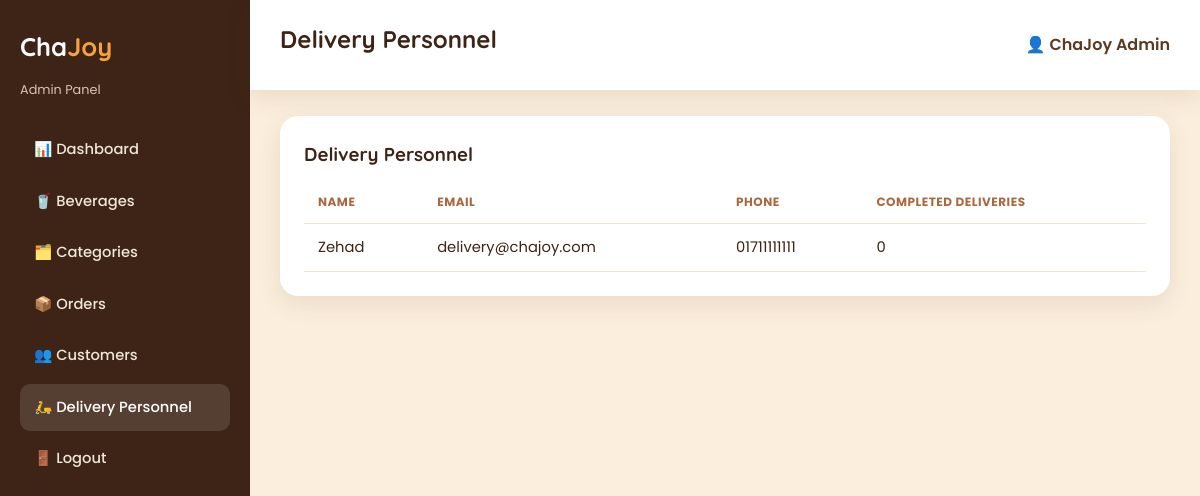
The app's page /index.php?page=admin_delivery_personnel (signed in) with its own data.
### tables this page shows
CREATE TABLE `users` (
  `id` int(11) NOT NULL,
  `full_name` varchar(100) NOT NULL,
  `email` varchar(100) NOT NULL,
  `phone` varchar(20) NOT NULL,
  `password` varchar(255) NOT NULL,
  `address` varchar(255) DEFAULT NULL,
  `role` enum('customer','admin','delivery') NOT NULL DEFAULT 'customer',
  `status` enum('active','inactive') NOT NULL DEFAULT 'active',
  `created_at` timestamp NOT NULL DEFAULT current_timestamp()
);

### controllers/AdminController.php (called while the page is built, shortened)
<?php
function adminController_deliveryPersonnel($conn)
{
    $deliveryPersonnel = getAllDeliveryPersonnel($conn);
    require __DIR__ . '/../views/admin/delivery_personnel.php';
}

### models/User.php (called while the page is built, shortened)
<?php
function getAllDeliveryPersonnel($conn)
{
    $result = $conn->query(
        "SELECT * FROM users
         WHERE role = 'delivery'
         ORDER BY full_name ASC"
    );
    $list = [];
    while ($row = $result->fetch_assoc()) {
        $list[] = $row;
    }
    return $list;
}
?>

### includes/functions.php (called while the page is built, shortened)
<?php
function clean($value) {
    return htmlspecialchars(
        trim($value ?? ""),
        ENT_QUOTES,
        'UTF-8'
    );
}
?>

### models/Delivery.php (called while the page is built, shortened)
<?php
function countCompletedDeliveries($conn, $deliveryPersonId)
{
    $stmt = $conn->prepare(
        "SELECT COUNT(*) AS total
         FROM deliveries
         WHERE delivery_person_id = ?
         AND status = 'Delivered'"
    );
    $stmt->bind_param(
        "i",
        $deliveryPersonId
    );
    $stmt->execute();
    $row = $stmt->get_result()->fetch_assoc();
    return (int)$row['total'];
}
?>

### views/admin/delivery_personnel.php (the view)
<?php $adminPageTitle = 'Delivery Personnel'; require __DIR__ . '/../layouts/admin_header.php'; ?>
<div class="card">
    <h3>Delivery Personnel</h3>
    <?php if (empty($deliveryPersonnel)): ?>
        <p style="color:#7d6a58;">No delivery personnel added yet. Create one from phpMyAdmin with role = 'delivery', or extend this page with an add-user form.</p>
    <?php else: ?>
        <div class="table-responsive">
            <table>
                <thead><tr><th>Name</th><th>Email</th><th>Phone</th><th>Completed Deliveries</th></tr></thead>
                <tbody>
                    <?php foreach ($deliveryPersonnel as $dp): ?>
                        <tr>
                            <td><?php echo clean($dp['full_name']); ?></td>
                            <td><?php echo clean($dp['email']); ?></td>
                            <td><?php echo clean($dp['phone']); ?></td>
                            <td><?php echo countCompletedDeliveries($conn, $dp['id']); ?></td>
                        </tr>
                    <?php endforeach; ?>
                </tbody>
            </table>
        </div>
    <?php endif; ?>
</div>
<?php require __DIR__ . '/../layouts/admin_footer.php'; ?>

### public/css/style.css (style rules this page uses)
:root { --cream: #FFF8EF; --cream-dark: #FBEEDC; --brown: #5C3A21; --brown-dark: #3E2416; --tea: #A9683D; --orange: #F4A340; --orange-dark: #E8871B; --green: #4CA771; --red: #E15252; --white: #FFFFFF; --shadow: 0 8px 24px rgba(92, 58, 33, 0.10); --radius: 18px; --radius-sm: 10px; }
* { box-sizing: border-box; }
body { margin: 0; font-family: 'Poppins', sans-serif; background: var(--cream); color: var(--brown-dark); line-height: 1.6; }
h1, h2, h3, h4 { font-family: 'Quicksand', sans-serif; color: var(--brown-dark); margin: 0 0 0.5em; }
.card { background: var(--white); border-radius: var(--radius); box-shadow: var(--shadow); padding: 24px; margin-bottom: 24px; }
table { width: 100%; border-collapse: collapse; }
th, td { text-align: left; padding: 12px 14px; border-bottom: 1px solid #f0e6d6; font-size: 0.92rem; }
th { color: var(--tea); text-transform: uppercase; font-size: 0.75rem; letter-spacing: 0.5px; }
.table-responsive { overflow-x: auto; }
.admin-body { background: var(--cream-dark); }

### records on screen
users: full_name "Zehad", email "delivery@chajoy.com", phone "01711111111", id "0"

### other values on screen
$adminPageTitle "Delivery Personnel"
$_SESSION['user_name'] "ChaJoy Admin"
